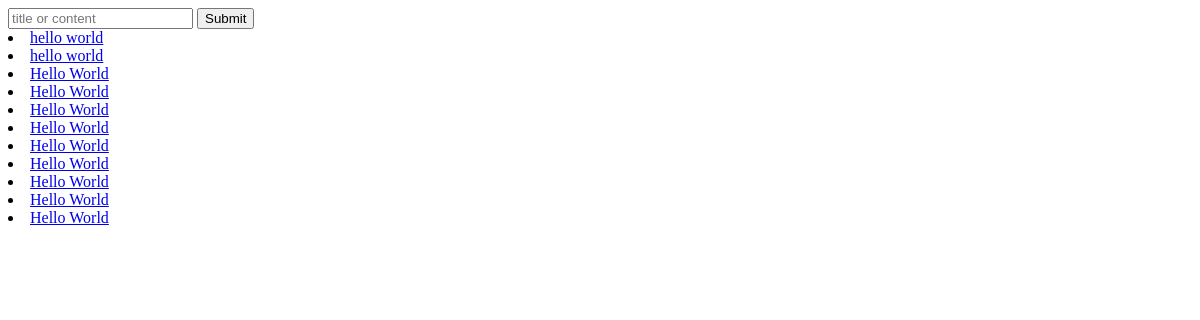
Page /home/ on the earlier database version.
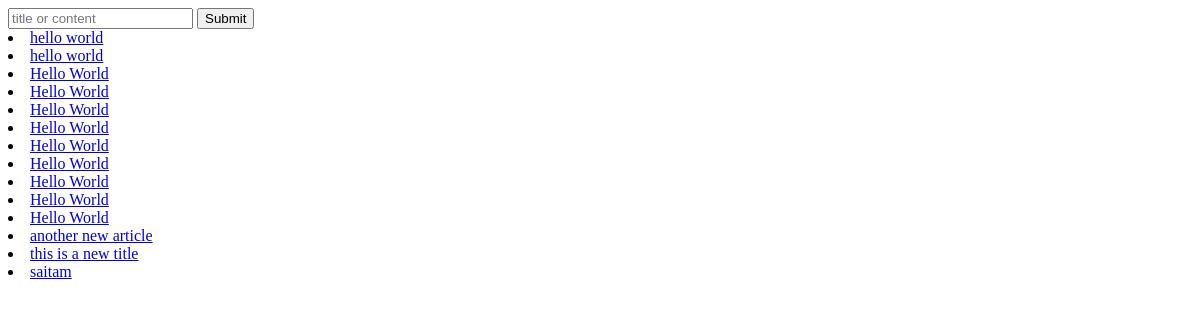
Same page on the later database version.
### articles/models.py (models this page shows, shortened)
class Article(models.Model):
    title = models.CharField(max_length=100)
    slug = models.SlugField(null=True,blank=True)
    content = models.TextField()
    time = models.TimeField(default=timezone.now)
    timestamp = models.DateTimeField(auto_now_add=True)
    updated = models.DateTimeField(auto_now=True)

### articles/views.py (the view)
# urls.py: 2. Add a URL to urlpatterns:  path('', views.home, name='home')
def home(request):
    object = Article.objects.all
    context = {"obj" : object }
    return render(request,'home.html',context= context)

### template/home.html
{% extends 'base.html' %}
{% block content %}
{% for x in obj %}
    <li><a href ='/home/{{ x.slug }}/' >{{ x.title }}</a></li>
{% endfor %}
{% endblock %}

### template/base.html (shortened to what this page needs)
<!DOCTYPE html>
<html lang="en">
<head>
</head>
<body>
    <form action="/search/" method="GET">
        <input type="text" placeholder="title or content" name='q'>
        <input type="submit">
    </form>
    {% block content %}
    {% endblock %}
</body>
</html>

Differences in the rows shown:
added Article: title "another new article"
added Article: title "this is a new title"
added Article: title "saitam"
